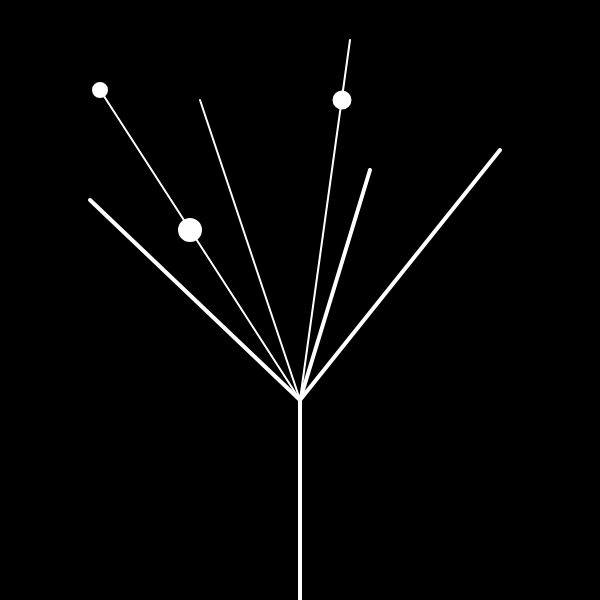
Frame 1 (no input)
Frame 60 (no input): identical to frame 1, image omitted
Frame 120 (the mouse pressed at the canvas centre since frame 60): identical to frame 1, image omitted

The p5.js sketch that drew this single still picture (run headless with seeded random() and noise() and a simulated clock; from frame 60 on, the mouse is pressed at the canvas centre):

// p5.js sketch
// ── sketch.js
function setup() {
  createCanvas(600,600)
}

let x = 300, y = 400

function draw() {
background("black");
stroke(255)

strokeWeight(4)
line(300,600,300,400);

line(300,400,90,200);

strokeWeight(2)
line(x,y,100,90);

line(x,y,200,100);

strokeWeight(2)
line(x,y,350,40);

strokeWeight(4)
line(x,y,370,170);

line(x,y,500,150);

circle(342,100,15);

circle(190,230,20);

circle(100,90,12);

}
